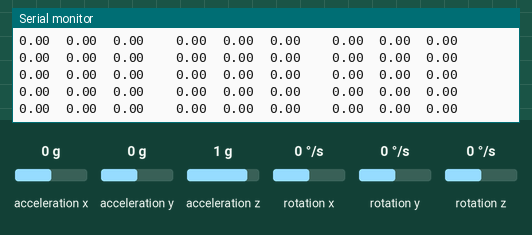
Simulated run of this sketch. Board: Arduino Uno, built with avr-gcc and run on an emulated ATmega328P. Parts: the last lines printed to the serial monitor. Inputs (shaded band) come from the test bench; at power-on: rotation x 0 °/s, acceleration y 0 g, acceleration x 0 g, acceleration z 1 g, rotation y 0 °/s, rotation z 0 °/s.

Above: at 1.8 s.
1.9 s: rotation x set to -192 °/s
At 2.9 s:
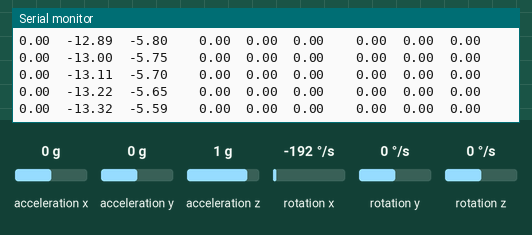
4.9 s: acceleration y set to -1.4 g
At 5.4 s:
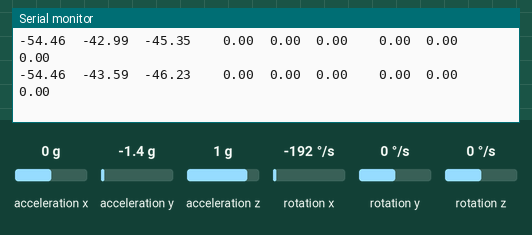
7.9 s: acceleration x set to 0.8 g
At 8.8 s:
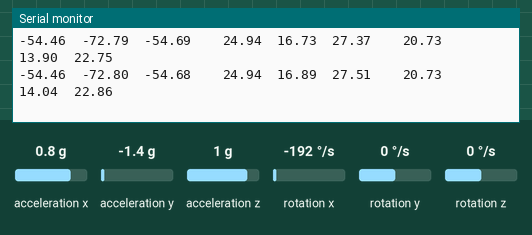
10.9 s: acceleration z set to -1.4 g
At 11.6 s:
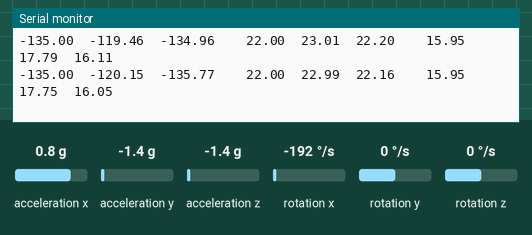
12.4 s: rotation y set to -192 °/s
At 13.0 s:
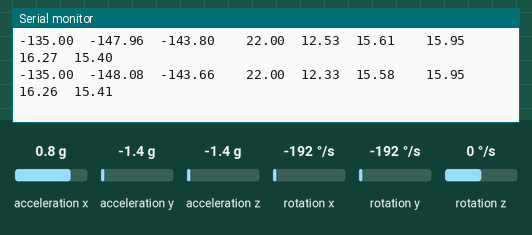
13.9 s: rotation z set to 100 °/s
At 14.7 s:
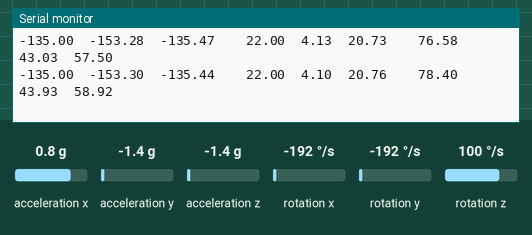
Timing chart, 0 to 16.9 s (numbered marks = the images above; inputs shaded):
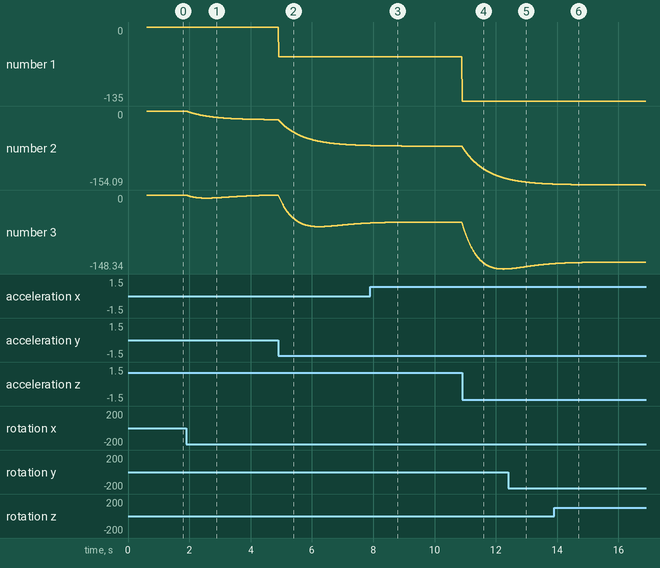

The sketch:

Q2S1.ino
```cpp
#include "I2Cdev.h"
#include "MPU6050_6Axis_MotionApps20.h"
#include <Kalman.h>
#if I2CDEV_IMPLEMENTATION == I2CDEV_ARDUINO_WIRE
  #include "Wire.h"
#endif

MPU6050 mpu;

// quaternion components in a [w, x, y, z] format
#define OUTPUT_READABLE_QUATERNION

// yaw/pitch/roll angles (in degrees) calculated from the quaternions coming from the FIFO
#define OUTPUT_READABLE_YAWPITCHROLL
bool dmpReady = false;
uint8_t devStatus;
uint8_t fifoBuffer[64];
Quaternion q;         // [w, x, y, z]         quaternion container
VectorInt16 gy;       // [x, y, z]            gyro sensor measurements
VectorInt16 aa;       // [x, y, z]            accel sensor measurements
VectorInt16 aaReal;   // [x, y, z]            gravity-free accel sensor measurements
VectorInt16 aaWorld;  // [x, y, z]            world-frame accel sensor measurements
VectorFloat gravity;  // [x, y, z]            gravity vector
float euler[3];       // [psi, theta, phi]    Euler angle container
float ypr[3];         // [yaw, pitch, roll]   yaw/pitch/roll container and gravity vector        // [yaw, pitch, roll]   yaw/pitch/roll container and gravity vector


#define RESTRICT_Roll_PITCH_YAW  // Comment out to restrict roll to ±90deg instead
Kalman kalmanX;                  // Create the Kalman instances
Kalman kalmanY;
Kalman kalmanZ;

/* IMU Data */
double accX, accY, accZ;
double gyroX, gyroY, gyroZ;
double gyroXangle, gyroYangle, gyroZangle;  // Angle calculate using the gyro only
double compAngleX, compAngleY, compAngleZ;  // Calculated angle using a complementary filter
double kalAngleX, kalAngleY, kalAngleZ;     // Calculated angle using a Kalman filter
uint32_t timer;
uint8_t i2cData[14];  // Buffer for I2C data

void setup() {

#if I2CDEV_IMPLEMENTATION == I2CDEV_ARDUINO_WIRE
  Wire.begin();
  Wire.setClock(400000);
#elif I2CDEV_IMPLEMENTATION == I2CDEV_BUILTIN_FASTWIRE
  Fastwire::setup(400, true);
#endif

  Serial.begin(115200);
  while (!Serial)
    ;

  Serial.println(F("Initializing I2C devices..."));
  mpu.initialize();

  Serial.println(F("Testing device connections..."));
  Serial.println(mpu.testConnection() ? F("MPU6050 connection successful") : F("MPU6050 connection failed"));

  Serial.println(F("Initializing DMP..."));
  devStatus = mpu.dmpInitialize();

  mpu.setXGyroOffset(220);
  mpu.setYGyroOffset(76);
  mpu.setZGyroOffset(-85);
  mpu.setZAccelOffset(1788);

  if (devStatus == 0) {
    mpu.CalibrateAccel(6);
    mpu.CalibrateGyro(6);
    mpu.PrintActiveOffsets();
    Serial.println(F("Enabling DMP..."));
    mpu.setDMPEnabled(true);

    dmpReady = true;
  } else {
    Serial.print(F("DMP Initialization failed (code "));
    Serial.print(devStatus);
    Serial.println(F(")"));
  }


  delay(100);  // Wait for sensor to stabilize

  // It is then converted from radians to degrees
  mpu.dmpGetQuaternion(&q, fifoBuffer);
  mpu.dmpGetGravity(&gravity, &q);
  mpu.dmpGetYawPitchRoll(ypr, &q, &gravity);
  float roll = ypr[2] * 180 / M_PI;
  float pitch = ypr[1] * 180 / M_PI;
  float yaw = ypr[0] * 180 / M_PI;

  kalmanX.setAngle(roll);  // Set starting angle
  kalmanY.setAngle(pitch);
  kalmanZ.setAngle(yaw);
  gyroXangle = roll;
  gyroYangle = pitch;
  gyroZangle = yaw;
  compAngleX = roll;
  compAngleY = pitch;
  compAngleZ = yaw;

  timer = micros();
}


void loop() {

  if (!dmpReady) return;
  // read a packet from FIFO
  if (mpu.dmpGetCurrentFIFOPacket(fifoBuffer)) {
    // display initial world-frame acceleration, adjusted to remove gravity
    mpu.dmpGetQuaternion(&q, fifoBuffer);
    mpu.dmpGetGravity(&gravity, &q);
    mpu.dmpGetYawPitchRoll(ypr, &q, &gravity);
    float roll = ypr[2] * 180 / M_PI;
    float pitch = ypr[1] * 180 / M_PI;
    float yaw = ypr[0] * 180 / M_PI;
    gyroX = roll;
    gyroY = pitch;
    gyroZ = yaw;
    double dt = (double)(micros() - timer) / 1000000;  // Calculate delta time
    timer = micros();
    mpu.dmpGetGyro(&gy, fifoBuffer);
    double gyroXrate = gy.x / 131.0;  // Convert to deg/s
    double gyroYrate = gy.y / 131.0;  // Convert to deg/s
    double gyroZrate = gy.z / 131.0;  // Convert to deg/s

    // This fixes the transition problem when the accelerometer angle jumps between -180 and 180 degrees
    if ((roll < -90 && kalAngleX > 90) || (roll > 90 && kalAngleX < -90)) {
      kalmanX.setAngle(roll);
      compAngleX = roll;
      kalAngleX = roll;
      gyroXangle = roll;
    } else
      kalAngleX = kalmanX.getAngle(roll, gyroXrate, dt);  // Calculate the angle using a Kalman filter

    // This fixes the transition problem when the accelerometer angle jumps between -180 and 180 degrees
    if ((pitch < -90 && kalAngleY > 90) || (pitch > 90 && kalAngleY < -90)) {
      kalmanY.setAngle(pitch);
      compAngleY = pitch;
      kalAngleY = pitch;
      gyroYangle = pitch;
    } else
      kalAngleY = kalmanY.getAngle(pitch, gyroYrate, dt);  // Calculate the angle using a Kalman filter

    // This fixes the transition problem when the accelerometer angle jumps between -180 and 180 degrees
    if ((yaw < -90 && kalAngleZ > 90) || (yaw > 90 && kalAngleZ < -90)) {
      kalmanY.setAngle(yaw);
      compAngleZ = yaw;
      kalAngleZ = yaw;
      gyroZangle = yaw;
    } else
      kalAngleZ = kalmanZ.getAngle(yaw, gyroZrate, dt);  // Calculate the angle using a Kalman filter

    gyroXangle += gyroXrate * dt;  // Calculate gyro angle without any filter
    gyroYangle += gyroYrate * dt;
    gyroZangle += gyroZrate * dt;
    //gyroXangle += kalmanX.getRate() * dt; // Calculate gyro angle using the unbiased rate
    //gyroYangle += kalmanY.getRate() * dt;

    float alpha = 0.98;
    compAngleX = alpha * (compAngleX + gyroXrate * dt) + (1 - alpha) * roll;  // Calculate the angle using a Complimentary filter
    compAngleY = alpha * (compAngleY + gyroYrate * dt) + (1 - alpha) * pitch;
    compAngleZ = alpha * (compAngleZ + gyroZrate * dt) + (1 - alpha) * yaw;

    // Reset the gyro angle when it has drifted too much
    if (gyroXangle < -180 || gyroXangle > 180)
      gyroXangle = kalAngleX;
    if (gyroYangle < -180 || gyroYangle > 180)
      gyroYangle = kalAngleY;
    if (gyroZangle < -180 || gyroZangle > 180)
      gyroZangle = kalAngleZ;

    /* Print Data */

    Serial.print(roll);
    Serial.print("\t");
    Serial.print(compAngleX);
    Serial.print("\t");
    Serial.print(kalAngleX);
    Serial.print("\t");

    Serial.print("\t");

    Serial.print(pitch);
    Serial.print("\t");
    Serial.print(compAngleY);
    Serial.print("\t");
    Serial.print(kalAngleY);
    Serial.print("\t");

    Serial.print("\t");

    Serial.print(yaw);
    Serial.print("\t");
    Serial.print(compAngleZ);
    Serial.print("\t");
    Serial.print(kalAngleZ);
    Serial.print("\t");

    Serial.print("\r\n");
    delay(2);
  }
}
```

Measured:
- after the input at 1.9 s, the serial monitor: prints a new line at once (image 1)
- plotted number 2: 0 → -18.01 after the input at 1.9 s
- plotted number 3: 0 → -0.26 after the input at 1.9 s
